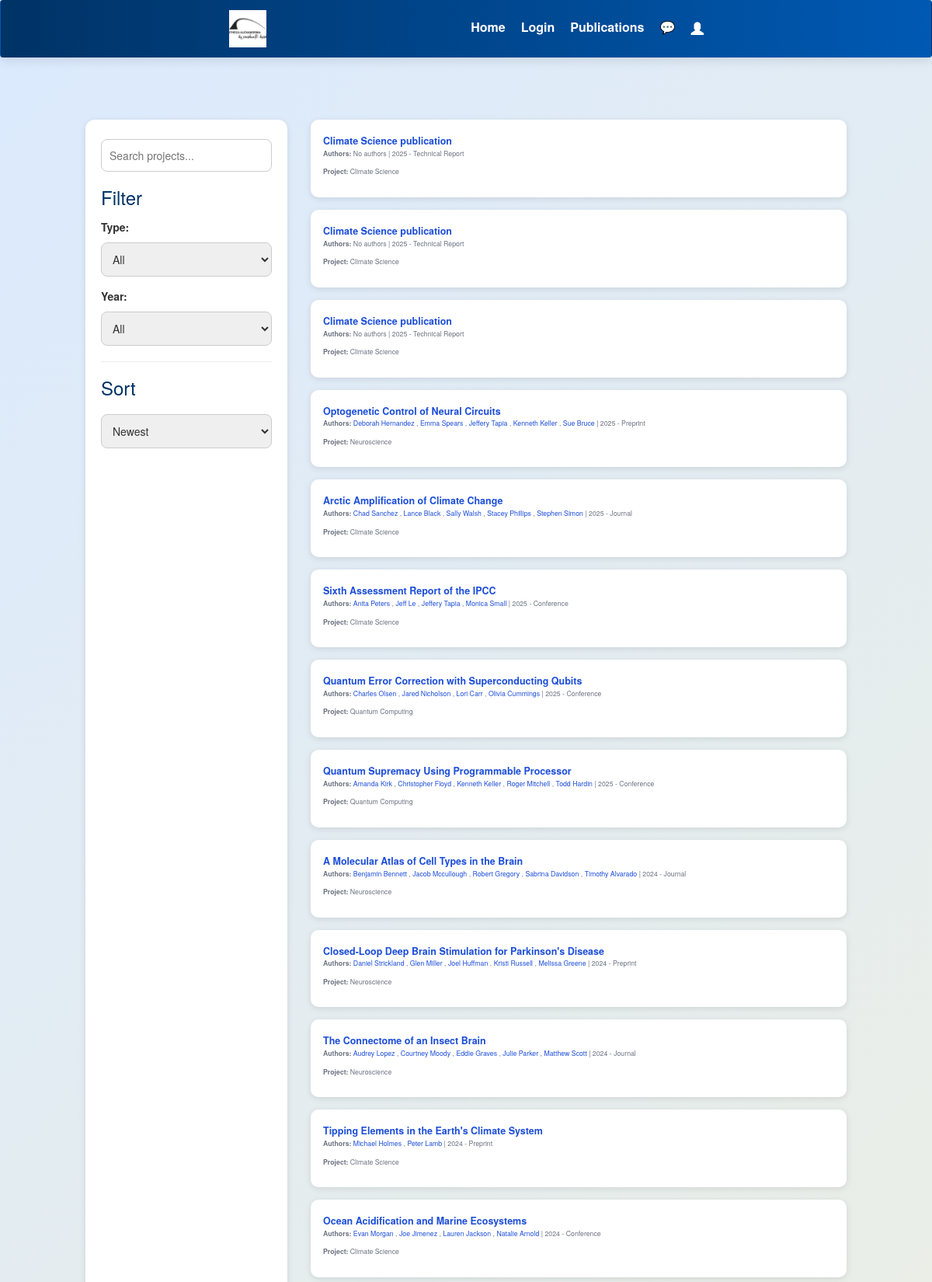
The page /publications/ (signed in, upper part) on the database its author committed.
### projects/models.py (models this page shows, shortened)
class Publication(models.Model):
    project = models.ForeignKey(Project, on_delete=models.CASCADE, related_name='publications')
    title = models.CharField(max_length=200)
    primary_author = models.ForeignKey(Author, on_delete=models.CASCADE, related_name='primary_publications',null=True, blank=True)
    url = models.URLField(blank=True)
    year = models.PositiveIntegerField()
    file = models.FileField(upload_to='publications/files/', blank=True)
    image = models.ImageField(upload_to='publications/images/', blank=True)
    type = models.CharField(max_length=100, choices=PUBLICATION_TYPES)
    collaborators = models.ManyToManyField(Author, related_name='collaborated_publications', blank=True)
    uploaded_at = models.DateTimeField(auto_now_add=True)
    abstract = models.TextField(default="No abstract yet")
    email_sent = models.BooleanField(default=False)
    ai_processed = models.BooleanField(default=False)
    ai_confidence = models.FloatField(null=True, blank=True)
    def get_all_authors(self):
        authors = []
        if self.primary_author:
            authors.append(self.primary_author)
        authors.extend(self.collaborators.all())
        return authors
    def get_authors_display(self):
        authors = self.get_all_authors()
        if not authors:
            return "No authors"
        elif len(authors) == 1:
            return authors[0].name
        elif len(authors) == 2:
            return f"{authors[0].name} and {authors[1].name}"
        else:
            author_names = [author.name for author in authors[:-1]]
            return f"{', '.join(author_names)}, and {authors[-1].name}"

class Project(models.Model):
    title = models.CharField(max_length=200)
    created = models.DateField()
    team = models.CharField(max_length=300)
    abstract = models.TextField(default="No abstract yet")
    duration = models.CharField(max_length=100)
    domain = models.CharField(max_length=100)
    scientific_case = models.TextField()
    keywords = models.TextField(blank=True, help_text="Comma-separated keywords for AI matching")
    STATUS_CHOICES = [
        ('active', 'Active'),
        ('completed', 'Completed'),
        ('on_hold', 'On Hold'),
        ('cancelled', 'Cancelled'),
    ]
    status = models.CharField(max_length=20, choices=STATUS_CHOICES, default='active')
    principal_investigator = models.CharField(max_length=200, blank=True)
    funding_source = models.CharField(max_length=200, blank=True)
    website = models.URLField(blank=True)
    created_at = models.DateTimeField(auto_now_add=True)
    updated_at = models.DateTimeField(auto_now=True)
    class Meta:
        ordering = ['-created']

class Author(models.Model):
    name = models.CharField(max_length=200, unique=True, null=True, blank=True)
    email = models.EmailField()
    profile_picture = models.ImageField(upload_to='author_pics/', blank=True, null=True)
    email_notifications = models.BooleanField(default=True)
    research_interests = models.TextField(blank=True, help_text="Comma-separated research interests")
    institution = models.CharField(max_length=200, blank=True)
    department = models.CharField(max_length=200, blank=True)
    orcid_id = models.CharField(max_length=50, blank=True)
    created_at = models.DateTimeField(default=timezone.now)
    updated_at = models.DateTimeField(auto_now=True)
    class Meta:
        ordering = ['name']

### projects/views.py (the view)
# urls.py: path('publications/', views.publication_list, name='publication_list'),
def publication_list(request):
    publications = Publication.objects.all()
    search_query = request.GET.get('search', '').strip()
    selected_domain = request.GET.get('domain', '')
    selected_year = request.GET.get('year', '')
    selected_type = request.GET.get('type', '')   # Publication type filter
    selected_sort = request.GET.get('sort', 'newest')
    if search_query:
        publications = publications.filter(title__icontains=search_query)
    if selected_domain:
        publications = publications.filter(project__domain=selected_domain)
    if selected_year:
        try:
            year_int = int(selected_year)
            publications = publications.filter(year=year_int)
        except ValueError:
            pass  # Ignore filtering if year is not numeric
    if selected_type:
        publications = publications.filter(type=selected_type)
    if selected_sort == 'newest':
        publications = publications.order_by('-year', '-id')
    else:
        publications = publications.order_by('year', 'id')
    domains = Project.objects.values_list('domain', flat=True).distinct()
    years = Publication.objects.values_list('year', flat=True).distinct().order_by('-year')
    types = [choice[0] for choice in Publication._meta.get_field('type').choices]  # All publication types
    context = {
        'publications': publications,
        'search_query': search_query,
        'selected_domain': selected_domain,
        'selected_year': selected_year,
        'selected_type': selected_type,
        'selected_sort': selected_sort,
        'domains': domains,
        'years': years,
        'types': types,
    }
    return render(request, 'publications/publication_list.html', context)

### projects/templates/Publications/publication_list.html (shortened to what this page needs)
{% extends "base.html" %}
{% block content %}
<div class="container" style="display: flex; gap: 30px; max-width: 1200px; margin: 40px auto; padding: 0 20px;">
  <aside class="sidebar" style="width: 260px;">
    <form method="get" id="searchForm">
      <input type="text" name="search" id="searchInput" class="search-input"
             placeholder="Search projects..." value="{{ search_query }}"
             oninput="document.getElementById('searchForm').submit();" style="width: 100%; padding: 10px; border-radius: 8px; border: 1px solid #ccc;">
      <h3>Filter</h3>
      <label for="type">Type:</label>
      <select name="type" id="type" onchange="this.form.submit()" style="width: 100%; padding: 10px; border-radius: 8px; border: 1px solid #ccc;">
        <option value="">All</option>
      </select>
      <label for="year">Year:</label>
      <select name="year" id="year" onchange="this.form.submit()" style="width: 100%; padding: 10px; border-radius: 8px; border: 1px solid #ccc;">
        <option value="">All</option>
      </select>
      <hr style="margin: 20px 0;">
      <h3>Sort</h3>
      <select name="sort" onchange="this.form.submit()" style="width: 100%; padding: 10px; border-radius: 8px; border: 1px solid #ccc;">
        <option value="newest" {% if selected_sort == "newest" %}selected{% endif %}>Newest</option>
      </select>
    </form>
  </aside>
  <main style="flex-grow: 1;">
    <ul style="list-style: none; padding: 0; display: flex; flex-direction: column; gap: 16px;">
      {% for pub in publications %}
      <li style="background: white; padding: 16px; border-radius: 10px; box-shadow: 0 2px 8px rgba(0,0,0,0.1); transition: box-shadow 0.3s;">
        <a href="{% url 'publication_detail' pk=pub.pk %}" style="font-size: 1.25rem; font-weight: 600; color: #1d4ed8; text-decoration: none;">
          {{ pub.title }}
        </a>
        <p style="color: #6b7280; font-size: 0.875rem;">
          <strong>Authors:</strong>
          {% if pub.primary_author %}
            <a href="{% url 'author_profile' pub.primary_author.id %}" style="color: #1d4ed8; text-decoration: none;">{{ pub.primary_author.name }}</a>
            {% if pub.collaborators.all %}
              {% for collaborator in pub.collaborators.all %}
                , <a href="{% url 'author_profile' collaborator.id %}" style="color: #1d4ed8; text-decoration: none;">{{ collaborator.name }}</a>
              {% endfor %}
            {% endif %}
          {% else %}
            {{ pub.get_authors_display }}
          {% endif %}
          | {{ pub.year }} - {{ pub.type }}
        </p>
        <p style="color: #6b7280; font-size: 0.875rem; margin-top: 8px;">
          <strong>Project:</strong> {{ pub.project.title }}
        </p>
      </li>
      {% empty %}
      <li>No Publications until now</li>
      {% endfor %}
    </ul>
  </main>
</div>
{% endblock %}

### static/css/styles.css (style rules this page uses)
:root { --primary: #2563eb; --primary-dark: #1d4ed8; --primary-hover: #1e40af; --secondary: #003366; --secondary-light: #0059b3; --accent: #ffd166; --bg-gradient: linear-gradient(135deg, #dbeafe, #fef3c7); --text-color: #2c3e50; --radius: 12px; --shadow-sm: 0 2px 8px rgba(0, 0, 0, 0.1); --shadow-md: 0 4px 14px rgba(0, 0, 0, 0.1); --shadow-lg: 0 8px 30px rgba(0, 0, 0, 0.08); }
*, *::before, *::after { box-sizing: border-box; }
html, body { margin: 0; padding: 0; height: 100%; font-family: 'Segoe UI', sans-serif; color: var(--text-color); background: var(--bg-gradient); }
.container { flex: 1; display: flex; max-width: 1200px; margin: 40px auto; gap: 30px; padding: 0 20px; animation: fadeInUp 0.8s ease; }
.sidebar { width: 260px; background-color: #fff; padding: 20px; border-radius: var(--radius); box-shadow: var(--shadow-sm); transition: transform 0.2s ease; }
.sidebar h3 { margin-bottom: 15px; color: var(--secondary); }
.sidebar label { font-size: 14px; margin-top: 15px; display: block; }
.sidebar select, .sidebar input[type="text"] { width: 100%; padding: 10px; margin-top: 5px; border: 1px solid #ccc; border-radius: var(--radius); font-size: 14px; transition: border-color 0.3s, box-shadow 0.3s; }

### rows shown on the page
Publication: title "Climate Science publication", authors "No authors", year "2025", type "Technical Report", project "Climate Science"
Publication: title "Climate Science publication", authors "No authors", year "2025", type "Technical Report", project "Climate Science"
Publication: title "Climate Science publication", authors "No authors", year "2025", type "Technical Report", project "Climate Science"
Publication: title "Optogenetic Control of Neural Circuits", primary_author.name "Deborah Hernandez", year "2025", type "Preprint", project "Neuroscience"
Author: name "Emma Spears"
Author: name "Jeffery Tapia"
Author: name "Kenneth Keller"
Author: name "Sue Bruce"
Publication: title "Arctic Amplification of Climate Change", primary_author.name "Chad Sanchez", year "2025", type "Journal", project "Climate Science"
Author: name "Lance Black"
Author: name "Sally Walsh"
Author: name "Stacey Phillips"
Author: name "Stephen Simon"
Publication: title "Sixth Assessment Report of the IPCC", primary_author.name "Anita Peters", year "2025", type "Conference", project "Climate Science"
Author: name "Jeff Le"
Author: name "Monica Small"
Publication: title "Quantum Error Correction with Superconducting Qubits", primary_author.name "Charles Olsen", year "2025", type "Conference", project "Quantum Computing"
Author: name "Jared Nicholson"
Author: name "Lori Carr"
Author: name "Olivia Cummings"
Publication: title "Quantum Supremacy Using Programmable Processor", primary_author.name "Amanda Kirk", year "2025", type "Conference", project "Quantum Computing"
Author: name "Christopher Floyd"
Author: name "Roger Mitchell"
Author: name "Todd Hardin"
Publication: title "A Molecular Atlas of Cell Types in the Brain", primary_author.name "Benjamin Bennett", year "2024", type "Journal", project "Neuroscience"
Author: name "Jacob Mccullough"
Author: name "Robert Gregory"
Author: name "Sabrina Davidson"
Author: name "Timothy Alvarado"
Publication: title "Closed-Loop Deep Brain Stimulation for Parkinson's Disease", primary_author.name "Daniel Strickland", year "2024", type "Preprint", project "Neuroscience"
Author: name "Glen Miller"
Author: name "Joel Huffman"
Author: name "Kristi Russell"
Author: name "Melissa Greene"
Publication: title "The Connectome of an Insect Brain", primary_author.name "Audrey Lopez", year "2024", type "Journal", project "Neuroscience"
Author: name "Courtney Moody"
Author: name "Eddie Graves"
Author: name "Julie Parker"
Author: name "Matthew Scott"
Publication: title "Tipping Elements in the Earth's Climate System", primary_author.name "Michael Holmes", year "2024", type "Preprint", project "Climate Science"
Author: name "Peter Lamb"
Publication: title "Ocean Acidification and Marine Ecosystems", primary_author.name "Evan Morgan", year "2024", type "Conference", project "Climate Science"
Author: name "Joe Jimenez"
Author: name "Lauren Jackson"
Author: name "Natalie Arnold"
